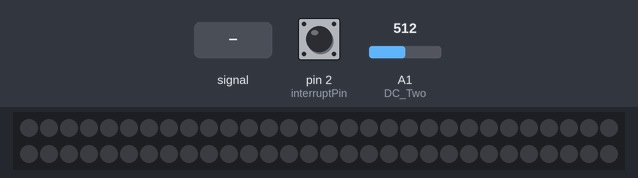
Bench run of a sketch on a simulated Arduino Uno, built with avr-gcc and run on an emulated ATmega328P. Shown: 60 RGB LEDs in strip order, left to right, continuing on the next row. The inputs (shaded band) are chosen by the test bench; at power-on: pin 2 (interruptPin) HIGH, A1 (DC_Two) = 512. Dim RGB values are drawn brighter than linear; random numbers use the default seed unless the sketch sets one.

Above: at 3.1 s.
3.2 s: A1 (DC_Two) fed a 200 Hz sine of ±460 counts around its level
At 3.8 s:
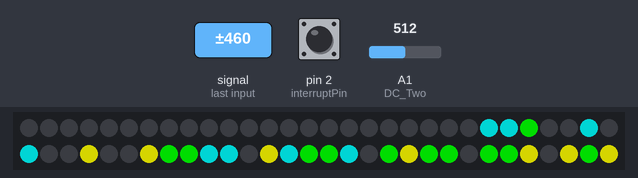
4.9 s: pin 2 (interruptPin) pulled LOW for 0.15 s
At 5.33 s:
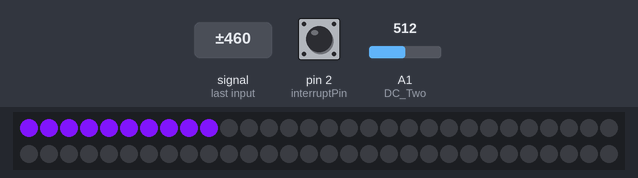
5.6 s: A1 (DC_Two) set to 716
At 6.5 s:
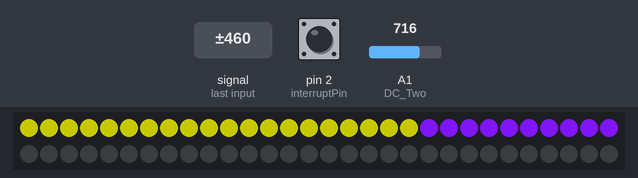
8.6 s: A1 (DC_Two) fed a 1000 Hz sine of ±255 counts around its level
At 8.77 s:
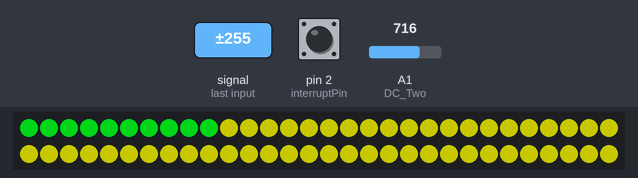
10.4 s: A1 (DC_Two) set to 0
At 11.3 s:
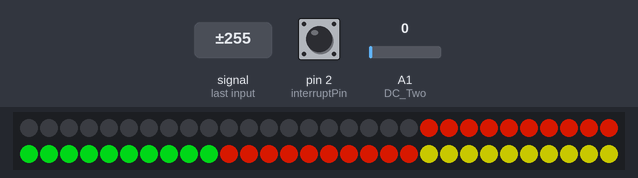
13.4 s: A1 (DC_Two) set to 122
At 14.3 s:
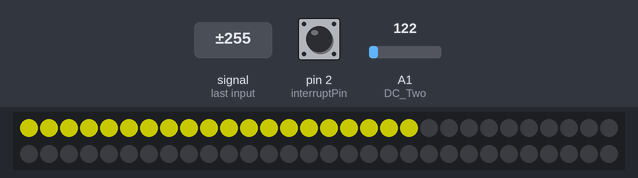
Timing chart, 0 to 16.3 s (numbered marks = the images above; inputs shaded):
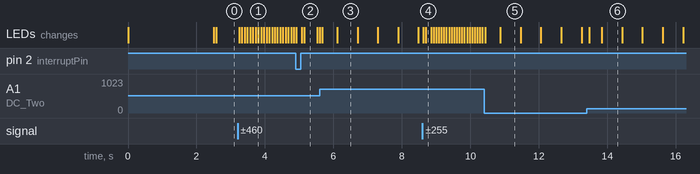

The sketch:

PartyBox_FinalCode.ino
```cpp
#include <FastLED.h>
#include <LinkedList.h>


//Declare Spectrum Shield pin connections
#define STROBE 4
#define RESET 5
#define DC_One A0
#define DC_Two A1
#define NUM_LEDS 60

// Data pin that led data will be written out over (green wire)
#define DATA_PIN 11

// Clock pin (blue wire)
#define CLOCK_PIN 13


#define interruptPin 2
volatile int counter = 0;
const int modes = 3;

//declare LED array
CRGB leds[NUM_LEDS];
enum State {
  music,
  standby,
};
//Define spectrum variables
int freq_amp;
int frequency[7];

//Define variables used for ranking function
int freqRank[7];
int litLEDS[7];
int rank[7];
int cmpfunc (const void * a, const void * b)        //function used in qsort
{
  return ( *(int*)a - * (int*)b );
}

int averageAmp;
int tempo = 200;
int avgBeatLength;
LinkedList<int> tempoList = LinkedList<int>();
boolean musicOn = false;
unsigned long loopEndTime1 = 0;
unsigned long loopEndTime2 = 0;
int max;
boolean check0 = false;
unsigned long avgBandThree = 0;
unsigned long avgBandFour = 0;
unsigned long avgBandFive = 0;
unsigned long avgMax = 0;


//variables for standby pattern
int r[] = {75, 0, 0};       //red value is an array, one value for each LED, first LED initiall red
int b = 0;      //blue color value
int g = 0;     //green color value
int n = 0;

//variables for stripe pattern
int rStripe[] = {0, 0, 0, 0, 0, 0};
int gStripe[] = {0, 0, 0, 0, 0, 0};
int bStripe[] = {0, 0, 0, 0, 0, 0};
int horLine[6];
int advancePattern = 0;
unsigned long intervalStripe = 130;

//variables for ring pattern
int averagePitch = 0;
int r1[] = {0, 0, 0, 0, 0, 0, 0, 0, 0, 0};
int g1[] = {0, 0, 0, 0, 0, 0, 0, 0, 0, 0};
int g2[] = {0, 0, 0, 0, 0, 0, 0, 0, 0, 0};
int b3[] = {0, 0, 0, 0, 0, 0, 0, 0, 0, 0};
int g3[] = {0, 0, 0, 0, 0, 0, 0, 0, 0, 0};
int b4[] = {0, 0, 0, 0, 0, 0, 0, 0, 0, 0};
int r5[] = {0, 0, 0, 0, 0, 0, 0, 0, 0, 0};
int b5[] = {0, 0, 0, 0, 0, 0, 0, 0, 0, 0};
int r6[] = {0, 0, 0, 0, 0, 0, 0, 0, 0, 0};
unsigned long intervalRing = 60;         //determines speed of animation
int tempoCount = 0;
int tempoStripeCount = 0;

//tempo variables
unsigned long intervalRandom = 30;
unsigned long previousMillis = 0;


//case variable
boolean isRandom = false;
boolean isStripes = false;
boolean isRing = false;


/********************Setup Loop*************************/
void setup() {
  //Set spectrum Shield pin configurations
  pinMode(STROBE, OUTPUT);
  pinMode(RESET, OUTPUT);
  pinMode(DC_One, INPUT);
  pinMode(DC_Two, INPUT);
  pinMode(2, OUTPUT);
  digitalWrite(STROBE, HIGH);
  digitalWrite(RESET, HIGH);


  //Initialize Spectrum Analyzers
  digitalWrite(STROBE, LOW);
  delay(1);
  digitalWrite(RESET, HIGH);
  delay(1);
  digitalWrite(STROBE, HIGH);
  delay(1);
  digitalWrite(STROBE, LOW);
  delay(1);
  digitalWrite(RESET, LOW);

  pinMode(interruptPin, INPUT_PULLUP);
  attachInterrupt(digitalPinToInterrupt(interruptPin), interrupted, CHANGE);

  //adds LEDs
  FastLED.addLeds<APA102, DATA_PIN, CLOCK_PIN, BGR>(leds, NUM_LEDS);

  //turns off LEDs on strip
  for (int j = 0; j < NUM_LEDS; j++) {
    leds[j] = CRGB(0, 0, 0);
    FastLED.show();
  }
}


/**************************Main Function Loop*****************************/
State mode = standby;
int deltaTime = 3000;
unsigned long timeMusicCheck = 0;
void loop() {
  //Also gathers data for this run through
  determineAmpRange();


  if (millis() > loopEndTime2) {
    check0 = isMusicOn();
    loopEndTime2 += deltaTime;
    timeMusicCheck += deltaTime + 2000;
  }
  calculateTempo();
  mode = musicOrStandby(mode);

}
void calculateTempo() {
  for (int i = 0; i < 60; i++) {
    noteTiming(i);
  }

  calculateBeatLength();
  if (tempoList.size() > 5) {
    int a = tempoAvg();
    tempo = 60000.0 / a;
  }
}


/*
   Lighting Patterns
*/

/*****************Random dot pattern*****************/
void Random_Dots() {
  Rank_Frequencies(freqRank);    //ranks the frequencies
  int lit = 0;                   //used to index which led is lit
  //resets all LEDs to off each loop
  for (int off = 0; off < NUM_LEDS; off++) {
    leds[off] = CRGB(0, 0, 0);
  }
  //first frequency, generates a proportional number of LEDs to its frequency rank
  for (int freq0 = 0; freq0 < (litLEDS[0] * ((frequency[0] - averagePitch)/35)); freq0++) {
    lit = (int)random(30, 60);
    leds[lit] = CRGB(130, 130, 0);
  }
  for (int freq1 = 0; freq1 < (litLEDS[1] * ((frequency[1] - averagePitch)/35)); freq1++) {
    lit = (int)random(25, 60);
    leds[lit] = CRGB(0, 150, 0);
  }
  for (int freq2 = 0; freq2 < (litLEDS[2] * ((frequency[2] - averagePitch)/35)); freq2++) {
    lit = (int)random(20, 50);
    leds[lit] = CRGB(0, 130, 130);
  }
  for (int freq3 = 0; freq3 < (litLEDS[3] * ((frequency[3] - averagePitch)/35)); freq3++) {
    lit = (int)random(15, 45);
    leds[lit] = CRGB(0, 0, 120);
  }
  for (int freq4 = 0; freq4 < (litLEDS[4] * ((frequency[4] - averagePitch)/35)); freq4++) {
    lit = (int)random(10, 40);
    leds[lit] = CRGB(69, 0, 130);
  }
  for (int freq5 = 0; freq5 < (litLEDS[5] * ((frequency[5] - averagePitch)/35)); freq5++) {
    lit = (int)random(0, 35);
    leds[lit] = CRGB(150, 0, 0);
  }
  for (int freq6 = 0; freq6 < (litLEDS[6] * ((frequency[6] - averagePitch)/35)); freq6++) {
    lit = (int)random(0, 30);
    leds[lit] = CRGB(150, 60, 0);
  }
}

/******************Ring Pattern**************************/

//assigns color values to variables for ring pattern
void Ring_Dots() {
  //if highest frequency is above threshold, light that ring
  if (frequency[0] > averagePitch + 75){
    for (int light = 0; light < 10; light++){
       r1[light] = 130;
       g1[light] = 130;
    }
   }
    else {
      //turn off the LEDs on that ring
      for (int light = 0; light < 10; light++){
       r1[light] = 0;
       g1[light] = 0;
      }
    }
    if (frequency[1] > averagePitch + 75){
      for (int light = 0; light < 10; light++){
        g2[light] = 150;
      }
    }
    else{
      for (int light = 0; light < 10; light++){
        g2[light] = 0;
      }
    }
    //higher threshold for the lower bands, because they are more prone to giving larger amplitude values at similar perceived volume
    if (frequency[2] > (averagePitch + 150)){
      for (int light = 0; light < 10; light++){
        g3[light] = 130;
        b3[light] = 130;
      }
    }
    else {
      for (int light = 0; light < 10; light++){
        g3[light] = 0;
        b3[light] = 0;
      }
    }
    if (frequency[3] > (averagePitch + 150)){
      for (int light = 0; light < 10; light++){
        b4[light] = 120;
      }
    }
    else {
       for (int light = 0; light < 10; light++){
        b4[light] = 0;
      }
    }
    if (frequency[4] > (averagePitch + 150)){
      for (int light = 0; light < 10; light++){
        r5[light] = 69;
        b5[light] = 130;
      }
    }
    else{
      for (int light = 0; light < 10; light++){
        r5[light] = 0;
        b5[light] = 0;
      }
    }
   if (frequency[5] > (averagePitch + 150)){
    for (int light = 0; light < 10; light++){
        r6[light] = 150;
      }
    }
    else {
      for (int light = 0; light < 10; light++){
        r6[light] = 0;
      }
    }
  Assign_LEDs();

}
//puts the right color value, defined in Ring_Dots() to the right LED
void Assign_LEDs() {
  int lit = 0;
  //first stripe, bottom 10 LEDs on the cylinder
   for (int stripe6 = 0; stripe6 < 10; stripe6++){
    lit = stripe6;
    leds[lit] = CRGB(r6[stripe6], 0, 0); //color variable is r6, the color that corresponds with the lowest frequency
   }
   //second stripe
   for (int stripe5 = 0; stripe5 < 10; stripe5++){
    lit = stripe5 + 10;
    leds[lit] = CRGB(r5[stripe5], 0, b5[stripe5]);
   }
   for (int stripe4 = 0; stripe4 < 10; stripe4++){
    lit = stripe4 + 20;
    leds[lit] = CRGB(0, 0, b4[stripe4]);
   }
   for (int stripe3 = 0; stripe3 < 10; stripe3++){
    lit = stripe3 + 30;
    leds[lit] = CRGB(0, g3[stripe3], b3[stripe3]);
   }
   for (int stripe2 = 0; stripe2 < 10; stripe2++){
    lit = stripe2 + 40;
    leds[lit] = CRGB(0, g2[stripe2], 0);
   }
   //last stripe, highest 10 LEDs on the cylinder
   for (int stripe1 = 0; stripe1 < 10; stripe1++){
      lit = stripe1 + 50;
      leds[lit] = CRGB(r1[stripe1], g1[stripe1], 0);
    }
}

/***********Frequency Ranking************/
void Rank_Frequencies (int a[]) {
  qsort(a, 7, sizeof(int), cmpfunc);      //sorts the freqRank[], the array of frequency values
  for (int i = 0; i < 7; i++) {
    //if there is minimal sound in frequency band, litLEDs is equal to 0
    if (frequency[i] < 100) {
      litLEDS[i] = 0;
    }
    //compares frequency[] to freqRank[], if it is the maximum value, litLEDs for that index is equal to 6
    else if (frequency[i] == freqRank[6]) {
      litLEDS[i] = 6;
    }
    else if (frequency[i] == freqRank[5]) {
      litLEDS[i] = 5;
    }
    else if (frequency[i] == freqRank[4]) {
      litLEDS[i] = 4;
    }
    else if (frequency[i] == freqRank[3]) {
      litLEDS[i] = 3;
    }
    else if (frequency[i] == freqRank[2]) {
      litLEDS[i] = 2;
    }
    else if (frequency[i] == freqRank[1]) {
      litLEDS[i] = 1;
    }
    //if that frequency band has the smallest value, litLEDs for that band is equal to 0
    else {
      litLEDS[i] = 0;
    }
  }
}

/****************Stripe Pattern*******************/
void Stripes(){
    Rank_Frequencies(freqRank);   //rank the frequncies
    Stripe_Color();               //call the function that defines the color variables

   int lit = 0;

    //Stripe at top of the cube, gets color from index 5 for each color variable
   for (int stripe6 = 0; stripe6 < 10; stripe6++){
    lit = stripe6 + 50;
    leds[lit] = CRGB(rStripe[5], gStripe[5], bStripe[5]);
   }
   for (int stripe5 = 0; stripe5 < 10; stripe5++){
    lit = stripe5 + 40;
    leds[lit] = CRGB(rStripe[4], gStripe[4], bStripe[4]);
   }
   for (int stripe4 = 0; stripe4 < 10; stripe4++){
    lit = stripe4 + 30;
    leds[lit] = CRGB(rStripe[3], gStripe[3], bStripe[3]);
   }
   for (int stripe3 = 0; stripe3 < 10; stripe3++){
    lit = stripe3 + 20;
    leds[lit] = CRGB(rStripe[2], gStripe[2], bStripe[2]);
   }
   for (int stripe2 = 0; stripe2 < 10; stripe2++){
    lit = stripe2 + 10;
    leds[lit] = CRGB(rStripe[1], gStripe[1], bStripe[1]);
   }
   //stripe at bottom of the cube, gets the color from index 0 from color variables
   for (int stripe1 = 0; stripe1 < 10; stripe1++){
      lit = stripe1;
      leds[lit] = CRGB(rStripe[0], gStripe[0], bStripe[0]);
    }

 }

 void Stripe_Color(){

  //every beat, the stripe color variable takes its value from the index before it. This gives the appearance of stripes advancing up the cube
    if (tempoStripeCount % 8 == 0){
      for (int c = 5; c > 0; c--){
        rStripe[c] = rStripe[c-1];
        bStripe[c] = bStripe[c-1];
        gStripe[c] = gStripe[c-1];
      }
    }


  //for strongest note, defining color

  //if the highest frequency band is the loudest, the color is set to yellow
    if (litLEDS[0] == 6){
       rStripe[0] = 100;
       gStripe[0] = 100;
       bStripe[0] = 0;
    }
    // if second highest frequency band is loudest, the color is set to green
    else if (litLEDS[1] == 6){
       rStripe[0] = 0;
       gStripe[0] = 120;
       bStripe[0] = 0;
    }
    else if (litLEDS[2] == 6){
       rStripe[0] = 0;
       gStripe[0] = 100;
       bStripe[0] = 100;
    }
    else if (litLEDS[3] == 6){
       rStripe[0] = 0;
       gStripe[0] = 0;
       bStripe[0] = 90;
    }
    else if (litLEDS[4] == 6){
        rStripe[0] = 50;
        gStripe[0] = 0;
        bStripe[0] = 100;
    }
   else if (litLEDS[5] == 6){
        rStripe[0] = 120;
        gStripe[0] = 0;
        bStripe[0] = 0;
    }
   else if (litLEDS[6] == 6){
        rStripe[0] = 120;
        gStripe[0] = 30;
        bStripe[0] = 0;
   }
   else {
    rStripe[0] = 0;
    gStripe[0] = 0;
    bStripe[0] = 0;
   }

   //second strongest note has small affect on color of the stripe
   //if the second strongest note is the highest frequency, then band is essentially made a little more yellow
   if (litLEDS[0] == 5){
       rStripe[0] += 15;
       gStripe[0] += 15;
    }
    else if (litLEDS[1] == 5){
       gStripe[0] += 20;
    }
    else if (litLEDS[2] == 5){
       gStripe[0] += 15;
       bStripe[0] += 15;
    }
    else if (litLEDS[3] == 5){
       bStripe[0] += 1;
    }
    else if (litLEDS[4] == 5){
        rStripe[0] += 5;
        bStripe[0] += 15;
    }
   else if (litLEDS[5] == 5){
        rStripe[0] += 5;
        gStripe[0] -= 10;
        bStripe[0] -= 10;
    }
    //if lowest frequency band is second highest, the stripe is more dim
   else if (litLEDS[6] == 5){
        rStripe[0] -= 20;
        gStripe[0] -= 20;
        bStripe[0] -= 20;
   }
 }

void standbyPattern() {
  for (int j = 0; j < 3; j++) {      //cycles through 3 LEDs
    if (j < 2) n = j + 1;            //advances to next LED 0 -> 1 -> 2 -> 0
    else n = 0;
    for (int i = 0; i < 45; i++) {   //cycles through 60 color changes
      if ( i / 15 == 0) {    //second 15 loops, red is decreasing and green is increasing
        r[j] = r[j] - 5;
        g = g + 10;
      }
      else if (i / 15 == 1) {     //third 15 loops, green is decreasing and blue is increasing
        g = g - 10;
        b = b + 10;
      }
      else {
        b = b - 10;       //last 15 loops, blue is decreasing, the red of the next LED is increasing
        r[n] = r[n] + 5;
      }
      for (int k = 0; k < 20; k++) {
        leds[j + 3 * k] = CRGB( r[j], g, b);
        leds[n + 3 * k] = CRGB(r[n], 0, 0);
        FastLED.show();
      }
    }
  }
}

/*
   FSM
*/


State musicOrStandby(State state) {

  switch (state) {
    case music:
      if (millis() > loopEndTime1) {
        if (counter % modes == 0) {
          Random_Dots();
          loopEndTime1 += (tempo/4);
        }
        else if (counter % modes == 1) {
          Stripes();
          loopEndTime1 += (tempo / 4);
          //loopEndTime1 += tempo;
          tempoStripeCount++;
        }
        else {
          Ring_Dots();
          //loopEndTime1 += (tempo / 20);
          loopEndTime1 += tempo/4;
          tempoCount++;
        }
        FastLED.show();
      }
      if (millis() > timeMusicCheck) {
        if (isMusicOn() || check0) {
          state = music;
        }
        else if (!isMusicOn() && !check0) {
          state = standby;
        }
      }
      break;
    case standby:
      standbyPattern();
      if (!isMusicOn() && !check0) {
        state = standby;
      }
      else if (isMusicOn() || check0) {
        state = music;
      }
      break;
  }
  return state;
}

/*
   MUSIC DETECTION
*/

int detectAmp = 80;
int detectBassAmp = 100;
boolean isMusicOn() {
  boolean shouldChange = false;
  if (((avgBandFour >= detectAmp && avgBandFive >= detectAmp)||(avgBandThree >= 4*detectAmp && avgMax >= 2*detectAmp)) || averageAmp >= detectBassAmp) {
    musicOn = true;
  }
  int it = 0;
  while (it < 5) {
    it++;
  }
  if ((((avgBandFour >= detectAmp || avgBandFive >= detectAmp) || (avgBandThree >= 4*detectAmp || avgMax >= 2*detectAmp)) || averageAmp >= detectBassAmp) && musicOn) {
    shouldChange = true;
    musicOn = false;
  }
  else {
    musicOn = false;
  }
  return shouldChange;
}

int Read_Frequencies() {
  averagePitch = 0;
  max = 0;
  for (freq_amp = 0; freq_amp < 7; freq_amp++)
  {
    frequency[freq_amp] = analogRead(DC_Two);
    averagePitch = averagePitch + (frequency[freq_amp] / 7.0);  //adds value to averagePitch

    freqRank[freq_amp] = frequency[freq_amp];
    if (max < frequency[freq_amp]) max = frequency[freq_amp];
    digitalWrite(STROBE, HIGH);
    digitalWrite(STROBE, LOW);
  }
  avgMax += max;
  avgBandThree += frequency[3];
  avgBandFour += frequency[4];
  avgBandFive += frequency[5];
  int a = frequency[1];
  return a;
}
int bassValues[60];
int bassValuesMillis[60];
unsigned long t0;
unsigned long t1;
int filteredFrequencies(int a) {
  int avg = 0;
  for (int b = 0; b < 10; b++) {
    bassValues[b + (10 * a)] = Read_Frequencies();
    bassValuesMillis[b + (10 * a)] = millis();
    avg += bassValues[b + (10 * a)];
  }
  double b = (double)avg / 10.0;
  return (int)b;
}
void determineAmpRange() {
  double avg = 0;

  for (int a = 0; a < 6; ++a) {
    double f = filteredFrequencies(a);
    if (f > max) max = f;
    avg += f;
  }
  avgMax = ((double)avgMax/60.0);
  avgBandThree = ((double)avgBandThree / 60.0);
  avgBandFive = ((double)avgBandFive / 60.0);
  avgBandFour = ((double)avgBandFour / 60.0);
  averageAmp = ((double)avg / 6.0);
}
boolean prePeak = true;
boolean notPeak = false;
boolean inPeak = false;
LinkedList<int> beatLengths = LinkedList<int>();
void noteTiming(int b) {
  if (bassValues[b] < averageAmp && prePeak) {
    notPeak = true;
    prePeak = false;
    t0 = bassValuesMillis[b];
  }
  else if (bassValues[b] > averageAmp && notPeak) {
    prePeak = false;
    inPeak = true;
    notPeak = false;
  }
  else  {
    if (bassValues[b] < averageAmp && inPeak) {
      t1 = bassValuesMillis[b];
      int a = abs(t1 - t0);
      if (a > 0) {
        beatLengths.add(a);
      }
      inPeak = false;
      notPeak = false;
      prePeak = true;
    }
  }
}
void calculateBeatLength() {
  double long avg = 0;
  int len = beatLengths.size();
  if (len > 50) {
    for (int b = 0; b < (len - 50); ++b) {
      beatLengths.remove(0);
    }
  }
  for (int b = 0; b < beatLengths.size(); b++) {
    avg += abs(beatLengths.get(b));
  }
  avg = avg / beatLengths.size();
  avgBeatLength = avg;
  if (avg < 70) avg *= 48;
  long a = abs((double)60000.0 / avg);
  //if (averageAmp<a) a*=(a/averageAmp);
  if (a >= 0 && a <= 220) {
    tempoList.add(a);
  }
}
int tempoAvg() {
  double avg = 0;
  int len = tempoList.size();
  if (len > 20) {
    for (int a = 0; a < (len - 20); ++a) {
      tempoList.remove(0);
    }
  }
  for (int a = 0; a < tempoList.size(); ++a) {
    avg += tempoList.get(a);
  }
  int tempTempo = (220 - (avg / tempoList.size()));
  if (tempTempo <= 70) {
    return (int)((double)avg / tempoList.size());
  }
  else return tempTempo;
}

/*
   Button

*/

void interrupted() {
  static unsigned long last_interrupt_time = 0;
  unsigned long interrupt_time = millis();
  // if the interrupt comes faster than 200 ms, assume it is a bounce and ignore
  if (interrupt_time - last_interrupt_time > 100) {
    counting();
  }
  last_interrupt_time = interrupt_time;
}
int lastButtonState = 1;
void counting() {
  int reading = digitalRead(interruptPin);
  if (reading != lastButtonState) {
    counter++;
  }
}
```

Measured:
- after the input at 3.2 s, the LEDs: first change after 0.05 s (image 1 shows a later state)
- after the input at 8.6 s, the LEDs: first change at once (image 4 shows a later state)
- after the input at 13.4 s, the LEDs: first change after 0.07 s (image 6 shows a later state)
- what the display in image 3 shows lasts 0.6 s, from 6.1 s to 6.7 s
